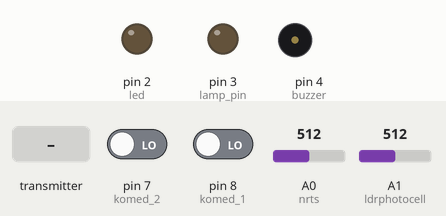
Bench run of a sketch on a simulated Arduino Uno, built with avr-gcc and run on an emulated ATmega328P. Parts: output pins drawn as LEDs (lit = HIGH), buzzer (waves = sounding). Inputs (shaded band) come from the test bench; at power-on: A0 (nrts) = 512, pin 7 (komed_2) LOW, pin 8 (komed_1) LOW, A1 (ldrphotocell) = 512. No radio packets arrive unless stated; what the sketch prints to the serial monitor is not drawn.

Above: at 1.2 s.
1.3 s: A0 (nrts) set to 607
2.8 s: A0 (nrts) set to 636
At 3.4 s:
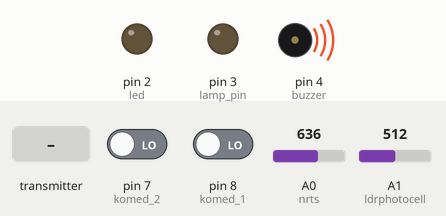
4.3 s: the transmitter starts sending lamp = 1
At 5.0 s:
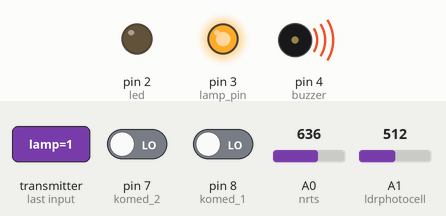
5.8 s: A0 (nrts) set to 511
At 7.0 s:
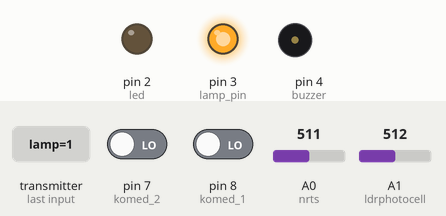
7.3 s: A0 (nrts) set to 716
At 8.0 s:
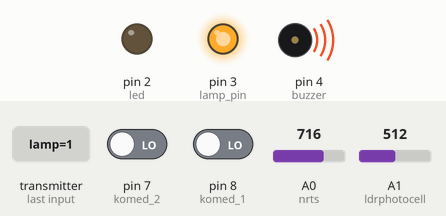
8.8 s: A0 (nrts) set to 306
At 9.3 s:
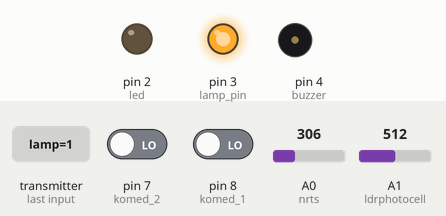
Timing chart, 0 to 11.3 s (numbered marks = the images above; inputs shaded):
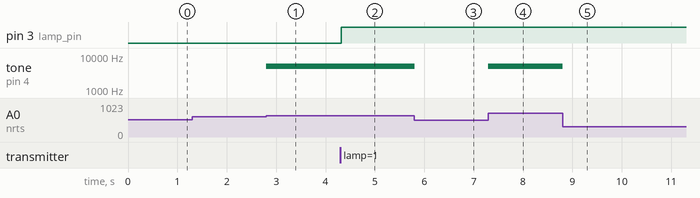

The sketch:

Sensor.ino
```cpp
#include <nRF24L01.h>
#include <RF24.h>

#define nrts A0
#define ldrphotocell A1
#define led 2
#define buzzer 4
#define lamp_pin 3
#define komed_1 8
#define komed_2 7

unsigned long startMillis;
unsigned long startMillis2;
unsigned long startMillis3;
unsigned long currentMillis;
const unsigned long period = 10000;

const uint64_t pipeOut = 0xE84D84FFLL;   //IMPORTANT: The same as in the receiver!!!
const uint64_t pipeOut2 = 0xE84D85FFLL;  //IMPORTANT: The same as in the receiver!!!

RF24 radio(9, 10);

bool lampStatus = 0;

struct Data {
  float thermometere;
  uint8_t brightness = 1023;
  bool lamp;
  bool commode1;
  bool commode2;
};

Data data;

void resetData() {
  //This are the start values of each channal
  // Throttle is 0 in order to stop the motors
  //127 is the middle value of the 10ADC.

  data.thermometere = 0;
  data.brightness = 0;
}

void setup() {
  pinMode(led, OUTPUT);
  pinMode(buzzer, OUTPUT);
  pinMode(komed_1, INPUT);
  pinMode(komed_2, INPUT);
  digitalWrite(led, 0);
  // put your setup code here, to run once:
  radio.begin();
  // radio.setAutoAck(false);
  // radio.setDataRate(RF24_250KBPS);

  pinMode(lamp_pin, OUTPUT);

  digitalWrite(lamp_pin, lampStatus);

  radio.setChannel(84);            // Channel(0 ... 127)
  radio.setDataRate(RF24_2MBPS);   // RF24_250KBPS, RF24_1MBPS, RF24_2MBPS)
  radio.setPALevel(RF24_PA_HIGH);  //RF24_PA_MIN=-18dBm, RF24_PA_LOW=-12dBm, RF24_PA_HIGH=-6dBm, RF24_PA_MAX=0dBm

  radio.openWritingPipe(pipeOut);
  radio.openReadingPipe(0, pipeOut2);
  resetData();

  Serial.begin(9600);

  radio.printDetails();
  Serial.print("Is connected : ");
  Serial.println(radio.isChipConnected());

  startMillis = millis();

  if (radio.isChipConnected() == 1) {
    digitalWrite(2, 0);
  }
}

double Termistor(int analogOkuma) {
  double sicaklik;
  sicaklik = log(((10240000 / analogOkuma) - 10000));
  sicaklik = 1 / (0.001129148 + (0.000234125 + (0.0000000876741 * sicaklik * sicaklik)) * sicaklik);
  sicaklik = sicaklik - 273.15;
  return sicaklik;
}

void loop() {
  currentMillis = millis();
  if (currentMillis - startMillis2 >= 100) {
    if (radio.available()) {
      resetData();
      Data a;
      radio.read(&a, sizeof(a));

      lampStatus = a.lamp;

      startMillis2 = currentMillis;
    }

    if (currentMillis - startMillis >= 100) {
      radio.stopListening();
      data.thermometere = Termistor(analogRead(nrts));
      data.brightness = map(analogRead(ldrphotocell), 0, 1023, 0, 255);
      data.lamp = digitalRead(3);
      data.commode1 = digitalRead(7);
      data.commode2 = digitalRead(8);

      radio.write(&data, sizeof(Data));


      if (Termistor(analogRead(nrts)) <= 35) {
        noTone(buzzer);
      }

      radio.startListening();
      startMillis = currentMillis;
    }
  }

  if (currentMillis - startMillis3 >= 100) {
    digitalWrite(lamp_pin, lampStatus);
    startMillis3 = currentMillis;
  }

  if (radio.isChipConnected() == 1) {
    digitalWrite(led, 0);
  }

  if (Termistor(analogRead(nrts)) >= 35) {
    tone(buzzer, 5000);
  }
}
```

Measured:
- the behaviour switches between 619 and 620 on A0 (nrts) (found by bisection; images 0 and 1)
- after the input at 1.3 s, every drawn part: stays the same
- after the input at 2.8 s, tone on pin 4 (buzzer): silent → 5000 Hz at once
- after the input at 4.3 s, pin 3 (lamp_pin): LOW → HIGH at once
- after the input at 5.8 s, tone on pin 4 (buzzer): 5000 Hz → silent at once
- after the input at 7.3 s, tone on pin 4 (buzzer): silent → 5000 Hz at once
- after the input at 8.8 s, tone on pin 4 (buzzer): 5000 Hz → silent at once
